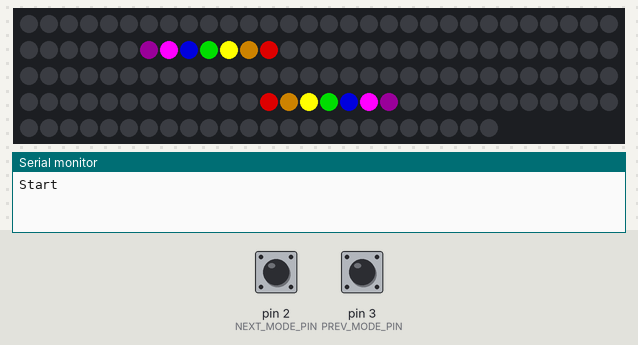
Simulated run of this sketch. Board: Arduino Uno, built with avr-gcc and run on an emulated ATmega328P. Parts: 144 RGB LEDs in strip order, left to right, continuing on the next row, the last lines printed to the serial monitor. The test bench sets the inputs (shaded band); at power-on: pin 3 (PREV_MODE_PIN) HIGH, pin 2 (NEXT_MODE_PIN) HIGH. Random numbers use the default seed unless the sketch sets one.

Above: at 1.2 s.
1.3 s: pin 3 (PREV_MODE_PIN) pulled LOW for 0.15 s
At 1.52 s:
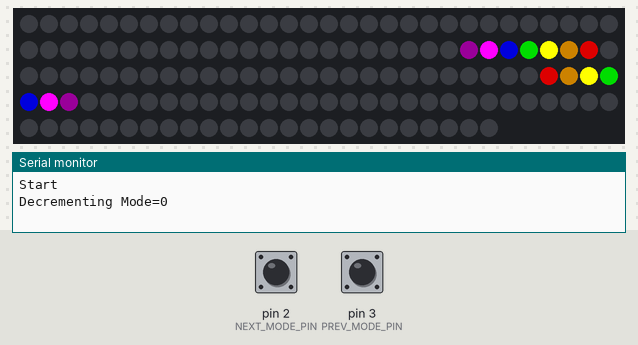
2.0 s: pin 2 (NEXT_MODE_PIN) pulled LOW for 0.15 s
At 2.66 s:
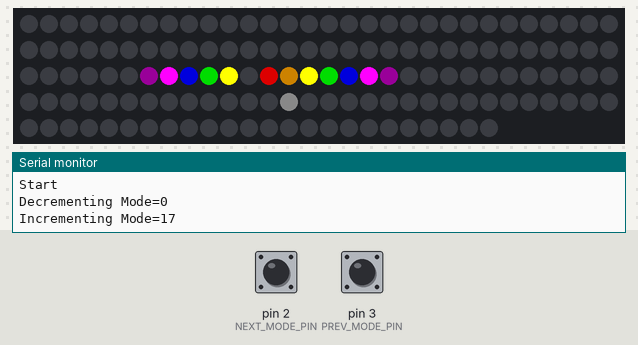
2.7 s: pin 3 (PREV_MODE_PIN) pulled LOW for 1 s
6.7 s: pin 2 (NEXT_MODE_PIN) pulled LOW for 1 s
At 8.15 s:
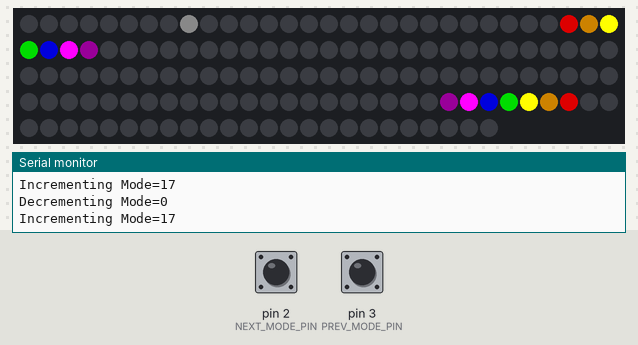
8.3 s: pin 2 (NEXT_MODE_PIN) pulsed LOW 5 times (0.12 s each, 0.3 s apart)
At 9.41 s:
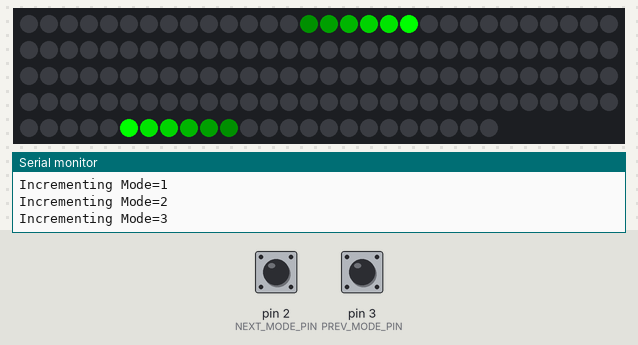
11.3 s: pin 2 (NEXT_MODE_PIN) pulled LOW for 0.15 s
At 12.54 s:
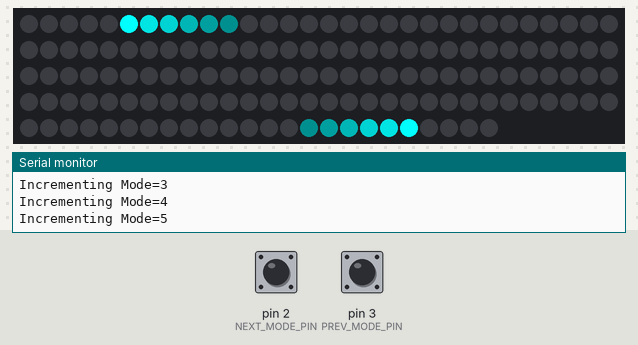
Timing chart, 0 to 13.0 s (numbered marks = the images above; inputs shaded):
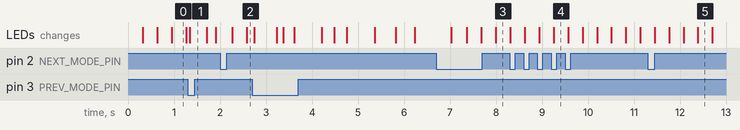

The sketch:

lanyard-144-dim-speed.ino
```cpp
/* LED Strip with Two Buttons where the default mode is to cycle through the patterns

This lab allows you to change display "modes" of a WS-2811B addressible LED Strip (NeoPixels)
To use this program hook up two momentary push buttons from pins 2 and 3 to Ground (GND).
One button will increment the display mode (an integer), the other will decrment the mode.
You MUST use pins 2 and 3 because they are the only Interrupt pins on the Arduino (Uno, Nano).
Remember to connect the other ends of the momentary push buttons to GND.  We use the internal
Arduino 20K resistors to pull up the signals to 5 volts when the buttons are open.
Connect the LED Strip to to power, ground and pin 12 in the lower left corner of the Nano.

*/

#include <Adafruit_NeoPixel.h>
#define NEXT_MODE_PIN 2
#define PREV_MODE_PIN 3

int mode = 0; // This is the "mode" of the device.  It starts at 0 and gets incremented or decremented
int self_cycle_pattern = 0; // this is display pattenr within the auto-cycling mode=0
int newModeInc = 0; // Set to 1 by the ISR when the Green Increment Mode button is pressed.
int newModeDec = 0; // Set to 1 by the ISR when the Red Decrment Mode button is pressed.
long lastDebounceTime = 0;  // the last time the output pin was toggled
long debounceDelay = 50;   // the debounce time in ms; increase if the output flickers

const int LED_STRIP_PIN = 12; // Connect the Data pin of the LED strip here
const int NUMBER_PIXELS = 144;

; // Number of pixels in the LED strip
Adafruit_NeoPixel strip = Adafruit_NeoPixel(NUMBER_PIXELS, LED_STRIP_PIN, NEO_GRB + NEO_KHZ800);

int modeCount = 18; // The number of display modes, we mode the mode to get the actual mode
int mainLoopCount = 0;  // The number of times we go through the main loop
int mainLoopDelay = 20; // The delay at the end of the main loop - make it a little faster for longer strips

void setup()
{
  pinMode(LED_STRIP_PIN, OUTPUT);     // Pin 13 is output to which an LED is connected
  pinMode(NEXT_MODE_PIN, INPUT_PULLUP);     // Pin 2 is input to which a switch is connected = INT0
  pinMode(PREV_MODE_PIN, INPUT_PULLUP);    // Pin 3 is input to which a switch is connected = INT1
  attachInterrupt(0, changeModeInc, FALLING  ); // pin 2
  attachInterrupt(1, changeModeDec, FALLING  ); // pin 3
  Serial.begin(9600);
  strip.begin(); // sets up the memory for the LED strip
  Serial.println("Start");

  newModeInc=0; // must be reset to 0 at the end of setup!
  newModeDec=0;
}

// Interrupt service routine - keep this fast
void changeModeInc() {
  newModeInc = 1; // indicate we have a new increment mode
  lastDebounceTime = millis(); // record when we got the interrupt for debouncing
}

// Interrupt service routine
void changeModeDec( ){
  newModeDec = 1; // indicate we have a new decrement mode
  lastDebounceTime = millis(); // record when we got the interrupt for debouncing
}

void loop() {
// catch the interrupts
  if (newModeInc == 1) {
    if ((millis() - lastDebounceTime) > debounceDelay) {
      Serial.print("Incrementing Mode=");
      Serial.println(mode, DEC);
      mode++;
      mode = mode % modeCount;
      newModeInc = 0;
    }
  };

  if (newModeDec == 1) {
    if ((millis() - lastDebounceTime) > debounceDelay) {
      Serial.print("Decrementing Mode=");
      Serial.println(mode, DEC);
      mode--;
      if (mode < 0) mode = modeCount - 1;
      newModeDec = 0;
    }
  };

  if (mode == 0) {
    display_mode(self_cycle_pattern);
    if (mainLoopCount == 0 && self_cycle_pattern > modeCount) self_cycle_pattern = 0;
    else if (mainLoopCount == 0) self_cycle_pattern++;
  } else
      display_mode(mode);

  delay(mainLoopDelay); // keep this pattern on for this time
  mainLoopCount++;
  if (mainLoopCount > NUMBER_PIXELS) mainLoopCount = 0;

//  Serial.print("mode=");
//  Serial.println(mode);

//  Serial.print("Counter=");
//  Serial.println(mainLoopCount);

//  if (mode==0){
//    Serial.print("Pattern=");
//    Serial.println(self_cycle_pattern);
//   }
}

// mode 0 is not a display mode
void display_mode(int display_mode) {
  switch (display_mode) {
        case 0: rainbow7_cross();break; // red
        case 1: rainbow7_cross();break; // red
        case 2: swoosh_cross(255 ,0, 0);break; // green
        case 3: swoosh_cross(0, 255, 0);break; // blue
        case 4: swoosh_cross(0, 0, 255);break;
        case 5: swoosh_cross(255, 255, 0);;break;
        case 6: swoosh_cross(0, 255, 255);;break;
        case 7: swoosh_cross(255 ,0, 255);break;
        case 8: swoosh_cross(255, 125, 0);break;
        case 9: swoosh_cross(100, 100, 100);break;
        case 10: theaterChase(255, 0, 0);break;
        case 11: theaterChase(0, 255, 0);break;
        case 12: theaterChase(0, 0, 255);break;
        case 13: theaterChase_rainbow();break;
        case 14: rainbowSlide();break;
        case 15: candle();break;
        case 16: randomColor();break;
        case 17: sparkle();break;
        case 18: rainbow7_cross();break;
     }
}

// cycle all the modes without any interrupt
void cycle_all_no_int() {
  for (int i=0; i<NUMBER_PIXELS; i++) {rainbow7();delay(mainLoopDelay);mainLoopCount++;}
  for (int i=0; i<NUMBER_PIXELS; i++) {swoosh(255 ,0, 0);delay(mainLoopDelay);mainLoopCount++;}
  for (int i=0; i<NUMBER_PIXELS; i++) {swoosh(0 ,255, 0);delay(mainLoopDelay);mainLoopCount++;}
  for (int i=0; i<NUMBER_PIXELS; i++) {swoosh(0 ,0, 255);delay(mainLoopDelay);mainLoopCount++;}
  for (int i=0; i<NUMBER_PIXELS; i++) {swoosh(255 ,255, 0);delay(mainLoopDelay);mainLoopCount++;}
  for (int i=0; i<NUMBER_PIXELS; i++) {swoosh(0 ,255, 255);delay(mainLoopDelay);mainLoopCount++;}
  for (int i=0; i<NUMBER_PIXELS; i++) {swoosh(255 ,0, 255);delay(mainLoopDelay);mainLoopCount++;}
  for (int i=0; i<NUMBER_PIXELS; i++) {theaterChase(255, 0, 0);mainLoopCount++;}
  for (int i=0; i<NUMBER_PIXELS; i++) {theaterChase(0, 255, 0);mainLoopCount++;}
  for (int i=0; i<NUMBER_PIXELS; i++) {theaterChase(0, 0, 255);mainLoopCount++;}
  for (int i=0; i<NUMBER_PIXELS; i++) {candle();delay(mainLoopDelay);mainLoopCount++;}
  for (int i=0; i<NUMBER_PIXELS; i++) {randomColor();delay(mainLoopDelay);mainLoopCount++;}
  for (int i=0; i<NUMBER_PIXELS; i++) {sparkle();delay(mainLoopDelay);mainLoopCount++;}
}


// move a dot
void dot(int red, int blue, int green) {
  int index = mainLoopCount % strip.numPixels();
  strip.setPixelColor(index, 0, 0, 0);
  strip.setPixelColor(index+1, red, blue, green);
  strip.show();
}

// pong
void pong(int red, int blue, int green) {
  int index = mainLoopCount;
  int rindex = strip.numPixels() - index;
  strip.setPixelColor(index, 0, 0, 0);
  strip.setPixelColor(index+1, red, blue, green);
  strip.setPixelColor(rindex, 0, 0, 0);
  strip.setPixelColor(index-1, red, blue, green);
  strip.show();
}

void colorWipe(int red, int blue, int green) {
  int index = mainLoopCount % strip.numPixels();
  if (index == 0) {
    clear();
  }
 else
    for(uint16_t i=0; i<=index; i++) {
      strip.setPixelColor(i, red, blue, green);
    }
  strip.show();
}

// make a single color appear to move as a comet flying by
void swoosh(int red, int blue, int green) {
  int n = strip.numPixels();
  int index = mainLoopCount % n;

  strip.setPixelColor(index + 6, red, blue, green);
  strip.setPixelColor(index + 5, red / 1.5, blue / 1.5, green / 1.5);
  strip.setPixelColor(index + 4, red / 2, blue/ 2, green/ 2);
  strip.setPixelColor(index + 3, red / 4, blue/ 4, green/ 4);
  strip.setPixelColor(index + 2, red / 8, blue/ 8, green/ 8);
  strip.setPixelColor(index + 1, red / 16, blue/ 16, green/ 16);
  strip.setPixelColor(index, 0, 0, 0);

  strip.show();
}

// make a single color appear to move as a comet flying by
void swoosh_cross(int red, int blue, int green) {
  int n = strip.numPixels();
  int index = mainLoopCount;
  int rindex = n - mainLoopCount;

  strip.setPixelColor(index + 6, red, blue, green);
  strip.setPixelColor(index + 5, red / 1.5, blue / 1.5, green / 1.5);
  strip.setPixelColor(index + 4, red / 2, blue/ 2, green/ 2);
  strip.setPixelColor(index + 3, red / 4, blue/ 4, green/ 4);
  strip.setPixelColor(index + 2, red / 8, blue/ 8, green/ 8);
  strip.setPixelColor(index + 1, red / 16, blue/ 16, green/ 16);
  strip.setPixelColor(index, 0, 0, 0);

  strip.setPixelColor(rindex - 6, red, blue, green);
  strip.setPixelColor(rindex - 5, red / 1.5, blue / 1.5, green / 1.5);
  strip.setPixelColor(rindex - 4, red / 2, blue/ 2, green/ 2);
  strip.setPixelColor(rindex - 3, red / 4, blue/ 4, green/ 4);
  strip.setPixelColor(rindex - 2, red / 8, blue/ 8, green/ 8);
  strip.setPixelColor(rindex - 1, red / 16, blue/ 16, green/ 16);
  strip.setPixelColor(rindex, 0, 0, 0);

  strip.show();
}

// draw a seven segment rainbow on the LED strip with red on the highest pixel
// i is the index of where to start
// strip is the LED strip
void rainbow7() {
    int i = mainLoopCount;
    int np = strip.numPixels();  // we use the modulo function with this
    strip.setPixelColor(i     % np, 0, 0, 0); // off
    strip.setPixelColor((i+1) % np, 25, 0, 25); // violet
    strip.setPixelColor((i+2) % np, 255, 0, 255); // indigo
    strip.setPixelColor((i+3) % np, 0, 0, 150); // blue
    strip.setPixelColor((i+4) % np, 0, 150, 0); // green
    strip.setPixelColor((i+5) % np, 255, 255, 0); // yellow
    strip.setPixelColor((i+6) % np, 110, 70, 0); // orange
    strip.setPixelColor((i+7) % np, 150, 0, 0); // red
    // erase the rest
    strip.setPixelColor((i+8) %np , 0, 0, 0);
    strip.setPixelColor((i+9) %np , 0, 0, 0);
    strip.setPixelColor((i+10) %np , 0, 0, 0);
    strip.setPixelColor((i+11) %np , 0, 0, 0);
    strip.show();
}

void rainbow7_cross() {
    int i = mainLoopCount; // index
    int np = strip.numPixels();
    int ri = np - i; // reverse index
    strip.setPixelColor(i     % np, 0, 0, 0); // off
    strip.setPixelColor((i+1) % np, 25, 0, 25); // violet
    strip.setPixelColor((i+2) % np, 255, 0, 255); // indigo
    strip.setPixelColor((i+3) % np, 0, 0, 150); // blue
    strip.setPixelColor((i+4) % np, 0, 150, 0); // green
    strip.setPixelColor((i+5) % np, 255, 255, 0); // yellow
    strip.setPixelColor((i+6) % np, 110, 70, 0); // orange
    strip.setPixelColor((i+7) % np, 150, 0, 0); // red
    // erase the rest
    strip.setPixelColor((i+8) %np , 0, 0, 0);

    strip.setPixelColor(ri     % np, 0, 0, 0); // off
    strip.setPixelColor((ri-1) % np, 25, 0, 25); // violet
    strip.setPixelColor((ri-2) % np, 255, 0, 255); // indigo
    strip.setPixelColor((ri-3) % np, 0, 0, 150); // blue
    strip.setPixelColor((ri-4) % np, 0, 150, 0); // green
    strip.setPixelColor((ri-5) % np, 255, 255, 0); // yellow
    strip.setPixelColor((ri-6) % np, 110, 70, 0); // orange
    strip.setPixelColor((ri-7) % np, 150, 0, 0); // red
    // erase the rest
    strip.setPixelColor((ri-8) %np , 0, 0, 0);

    strip.show();
}

void rainbowSlide() {
    for(int i=0; i< strip.numPixels(); i++) {
        strip.setPixelColor((i + mainLoopCount) % strip.numPixels(), Wheel(((i * 256 / strip.numPixels()) + mainLoopCount) & 255));
    }
    strip.show();
}

void randomColor() {
  int randomIndex = random(strip.numPixels()); // a number from 0 to 11
    clear();
    strip.setPixelColor(randomIndex, Wheel(random(255)));
    strip.show();
}

void sparkle() {
  int randomIndex = random(strip.numPixels()); // a number from 0 to 11
    clear();
    strip.setPixelColor(randomIndex, 10, 10, 10);
    strip.show();
}

void clear() {
  for(uint16_t i=0; i<strip.numPixels(); i++) {
      strip.setPixelColor(i, 0);
      strip.show();
  }
}

// Input a value 0 to 255 to get a color value.
// The colours are a transition r - g - b - back to r.
uint32_t Wheel(byte WheelPos) {
  if(WheelPos < 85) {
   return strip.Color(WheelPos * 3, 255 - WheelPos * 3, 0);
  } else if(WheelPos < 170) {
   WheelPos -= 85;
   return strip.Color(255 - WheelPos * 3, 0, WheelPos * 3);
  } else {
   WheelPos -= 170;
   return strip.Color(0, WheelPos * 3, 255 - WheelPos * 3);
  }
}

void all_one_color() {
int color = Wheel(mainLoopCount % 256);
  for (int i=0; i<strip.numPixels(); i++) {
    strip.setPixelColor(i, color);
  }
  strip.show();
}

void candle() {
   uint8_t green; // brightness of the green
   uint8_t red;  // add a bit for red
   // make 20 random pixels flicker
   for (char i=0; i<10; i++) {
     green = 50 + random(155);
     red = green + random(50);
     strip.setPixelColor(random(strip.numPixels()), red, green, 0);
   }
   strip.show();
}

// turn every 4th pixel on and move the offset
void theaterChase(int red, int blue, int green) {
int index = mainLoopCount % strip.numPixels();
for(int i=0; i < strip.numPixels(); i++) {
      if ((i + index) % 4 == 0)
      {
          strip.setPixelColor(i, red, green, blue);
      }
      else
      {
          strip.setPixelColor(i, 0, 0, 0);
      }
  }
  delay(mainLoopDelay*2);
  strip.show();
}

// turn every 4th pixel on and move the offset
void theaterChase_rainbow() {
int index = mainLoopCount;
int color = Wheel(index * 6);
for(int i=0; i < strip.numPixels(); i++) {
      if ((i + index) % 4 == 0)
      {
          strip.setPixelColor(i, color);
      }
      else
      {
          strip.setPixelColor(i, 0, 0, 0);
      }
  }
  delay(mainLoopDelay*2);
  strip.show();
}
```
